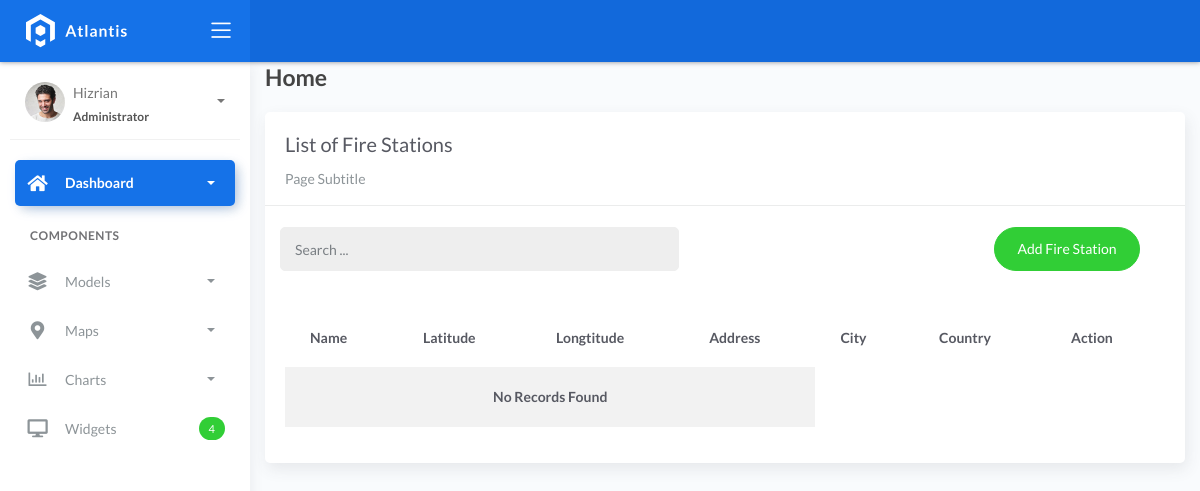
The app's page /firestation_list/, older data.
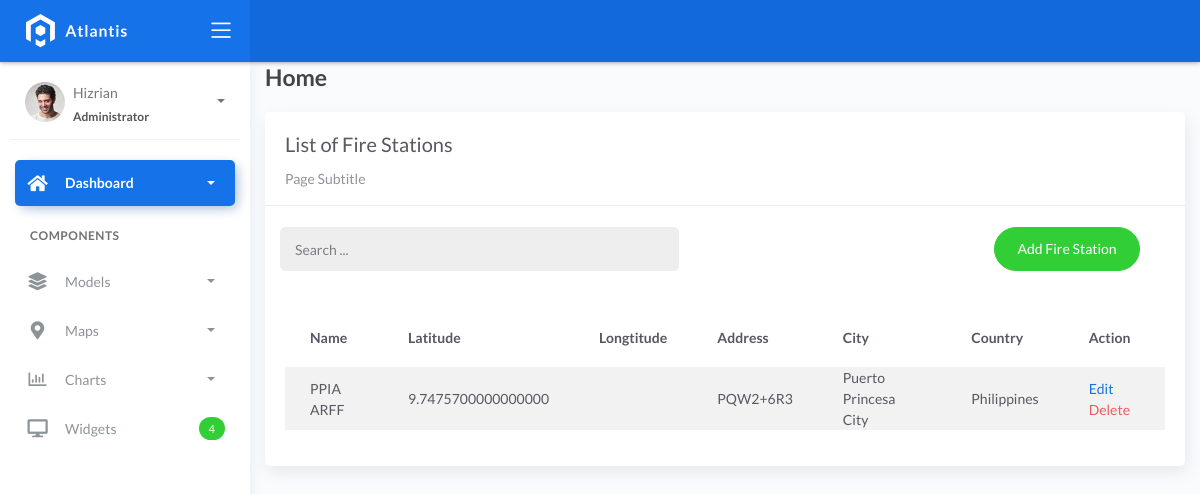
The same page, newer data.
### fire/models.py (models this page shows, shortened)
class BaseModel(models.Model):
    created_at = models.DateTimeField(auto_now_add=True, db_index=True)
    updated_at = models.DateTimeField(auto_now=True)
    class Meta:
        abstract = True

class FireStation(BaseModel):
    name = models.CharField(max_length=150)
    latitude = models.DecimalField(
        max_digits=22, decimal_places=16, null=True, blank=True)
    longitude = models.DecimalField(
        max_digits=22, decimal_places=16, null=True, blank=True)
    address = models.CharField(max_length=150)
    city = models.CharField(max_length=150)  # can be in separate table
    country = models.CharField(max_length=150)  # can be in separate table

### fire/views.py (the view)
# urls.py: path('firestation_list/', a.FireStationList.as_view(), name='firestation-list'),
class FireStationList(ListView):
    model = FireStation
    context_object_name = 'firestation'
    template_name = 'firestation_list.html'
    paginate_by = 5
    def get_queryset(self, *args, **kwargs):
        qs = super(FireStationList, self).get_queryset(*args, **kwargs)
        if self.request.GET.get("q") != None:
            query = self.request.GET.get('q')
            qs = qs.filter(Q(name__icontains=query) |
                        Q(description__icontains=query))
        return qs

### templates/firestation_list.html (shortened to what this page needs)
{% extends 'base.html' %} {% load static %} {% block content %}
<div class="content">
    <div class="container-fluid">
        <h4 class="page-title">Home</h4>
        <div class="row">
            <div class="col-md-12">
                <div class="card">
                    <div class="card-header">
                        <div class="card-title">List of Fire Stations</div>
                        <div class="card-category">Page Subtitle</div>
                    </div>
                    <br />
                        <div class="col-md-12 row">
                            <div class="col-md-6">
                                <form class="navbar-left navbar-form nav-search mr-md-3" action=" { % url 'firestation-list % } ">
                                    <div class="input-group">
                                        <input type="text" placeholder="Search ..." class="form-control" name="q" />
                                        <div class="input-group-append">
                                        <span class="input-group-text">
                                        </span>
                                    </div>
                                </div>
                            </form>
                        </div>
                        <div class="col-md-6">
                            <div class="pull-right">
                                <a href="{% url 'firestation-add' %}" class="btn btn-success btn-rounded">Add
                                Fire Station</a>
                            </div>
                        </div>
                    </div>
                    <div class="card-body">
                        <table class="table table-striped mt-3">
                            <thead>
                                <tr>
                                    <th scope="col">Name</th>
                                    <th scope="col">Latitude</th>
                                    <th scope="col">Longtitude</th>
                                    <th scope="col">Address</th>
                                    <th scope="col">City</th>
                                    <th scope="col">Country</th>
                                    <th scope="col">Action</th>
                                </tr>
                            </thead>
                            <tbody>
                                {% for object in object_list %}
                                <tr>
                                    <td>{{ object.name }}</td>
                                    <td>{{ object.latitude }}</td>
                                    <td>{{ object.longtitude }}</td>
                                    <td>{{ object.address }}</td>
                                    <td>{{ object.city }}</td>
                                    <td>{{ object.country }}</td>
                                    <td>
                                        <a href="/firestation_list/{{ object.id }}">Edit</a>
                                        <a href="/firestation_list/{{ object.id }}/delete" class="text-danger">Delete</a>
                                    </td>
                                    </tr>
                                    {% empty %}
                                    <tr>
                                        <td colspan="4" style="text-align: center">
                                            <p class="text-sm font-weight-bold mb-0">No Records Found</p>
                                        </td>
                                    </tr>
                                {% endfor %}
                            </tbody>
                        </table>
                    </div>
                </div>
            </div>
        </div>
    </div>
</div>
{% endblock %}

Row changes from the older to the newer data that the page shows:
added FireStation: name "PPIA ARFF", latitude "9.7475700000000000", address "PQW2+6R3", city "Puerto Princesa City", country "Philippines"
Text that changed along with them:
text no longer shown: "No Records Found"
